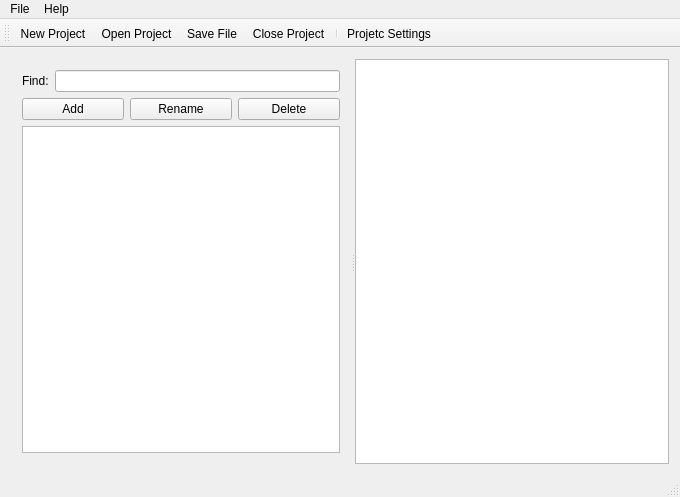
<?xml version="1.0" encoding="UTF-8"?>
<ui version="4.0">
 <class>MainWindow</class>
 <widget class="QMainWindow" name="MainWindow">
  <property name="geometry">
   <rect>
    <x>0</x>
    <y>0</y>
    <width>680</width>
    <height>497</height>
   </rect>
  </property>
  <property name="sizePolicy">
   <sizepolicy hsizetype="Maximum" vsizetype="Maximum">
    <horstretch>0</horstretch>
    <verstretch>0</verstretch>
   </sizepolicy>
  </property>
  <property name="windowTitle">
   <string>Translator</string>
  </property>
  <widget class="QWidget" name="centralWidget">
   <property name="sizePolicy">
    <sizepolicy hsizetype="Preferred" vsizetype="Preferred">
     <horstretch>0</horstretch>
     <verstretch>0</verstretch>
    </sizepolicy>
   </property>
   <property name="autoFillBackground">
    <bool>false</bool>
   </property>
   <layout class="QHBoxLayout" name="horizontalLayout_6">
    <item>
     <widget class="QSplitter" name="keyAndContentSplitter">
      <property name="orientation">
       <enum>Qt::Horizontal</enum>
      </property>
      <widget class="QWidget" name="layoutWidget">
       <layout class="QVBoxLayout" name="keyVLayout">
        <item>
         <layout class="QHBoxLayout" name="keySearchHLayout">
          <item>
           <widget class="QLabel" name="findLabel">
            <property name="sizePolicy">
             <sizepolicy hsizetype="Fixed" vsizetype="Preferred">
              <horstretch>0</horstretch>
              <verstretch>0</verstretch>
             </sizepolicy>
            </property>
            <property name="autoFillBackground">
             <bool>false</bool>
            </property>
            <property name="text">
             <string>Find:</string>
            </property>
            <property name="scaledContents">
             <bool>true</bool>
            </property>
           </widget>
          </item>
          <item>
           <widget class="QLineEdit" name="searchKeyLineEdit">
            <property name="sizePolicy">
             <sizepolicy hsizetype="Preferred" vsizetype="Fixed">
              <horstretch>0</horstretch>
              <verstretch>0</verstretch>
             </sizepolicy>
            </property>
           </widget>
          </item>
         </layout>
        </item>
        <item>
         <layout class="QHBoxLayout" name="keyModifierHLayout">
          <item>
           <widget class="QPushButton" name="addKeyButton">
            <property name="text">
             <string>Add</string>
            </property>
           </widget>
          </item>
          <item>
           <widget class="QPushButton" name="renameKeyButton">
            <property name="text">
             <string>Rename</string>
            </property>
           </widget>
          </item>
          <item>
           <widget class="QPushButton" name="deleteKeyButton">
            <property name="text">
             <string>Delete</string>
            </property>
           </widget>
          </item>
         </layout>
        </item>
        <item>
         <widget class="QListWidget" name="keyListWidget">
          <property name="sizePolicy">
           <sizepolicy hsizetype="Preferred" vsizetype="Expanding">
            <horstretch>0</horstretch>
            <verstretch>0</verstretch>
           </sizepolicy>
          </property>
          <property name="editTriggers">
           <set>QAbstractItemView::DoubleClicked|QAbstractItemView::EditKeyPressed|QAbstractItemView::SelectedClicked</set>
          </property>
          <property name="alternatingRowColors">
           <bool>false</bool>
          </property>
          <property name="selectionMode">
           <enum>QAbstractItemView::ExtendedSelection</enum>
          </property>
         </widget>
        </item>
       </layout>
      </widget>
      <widget class="QSplitter" name="valueAndWebEngineSplitter">
       <property name="sizePolicy">
        <sizepolicy hsizetype="Expanding" vsizetype="Expanding">
         <horstretch>0</horstretch>
         <verstretch>0</verstretch>
        </sizepolicy>
       </property>
       <property name="orientation">
        <enum>Qt::Vertical</enum>
       </property>
       <widget class="QTableWidget" name="valueTableWidget">
        <property name="sizePolicy">
         <sizepolicy hsizetype="Expanding" vsizetype="Expanding">
          <horstretch>0</horstretch>
          <verstretch>0</verstretch>
         </sizepolicy>
        </property>
        <property name="baseSize">
         <size>
          <width>0</width>
          <height>0</height>
         </size>
        </property>
        <property name="wordWrap">
         <bool>true</bool>
        </property>
        <property name="cornerButtonEnabled">
         <bool>true</bool>
        </property>
        <property name="rowCount">
         <number>0</number>
        </property>
        <property name="columnCount">
         <number>0</number>
        </property>
        <attribute name="horizontalHeaderVisible">
         <bool>false</bool>
        </attribute>
        <attribute name="horizontalHeaderCascadingSectionResizes">
         <bool>false</bool>
        </attribute>
        <attribute name="horizontalHeaderHighlightSections">
         <bool>true</bool>
        </attribute>
        <attribute name="horizontalHeaderShowSortIndicator" stdset="0">
         <bool>false</bool>
        </attribute>
        <attribute name="horizontalHeaderStretchLastSection">
         <bool>true</bool>
        </attribute>
        <attribute name="verticalHeaderVisible">
         <bool>false</bool>
        </attribute>
        <attribute name="verticalHeaderCascadingSectionResizes">
         <bool>false</bool>
        </attribute>
        <attribute name="verticalHeaderDefaultSectionSize">
         <number>30</number>
        </attribute>
        <attribute name="verticalHeaderHighlightSections">
         <bool>true</bool>
        </attribute>
        <attribute name="verticalHeaderShowSortIndicator" stdset="0">
         <bool>false</bool>
        </attribute>
        <attribute name="verticalHeaderStretchLastSection">
         <bool>false</bool>
        </attribute>
       </widget>
      </widget>
     </widget>
    </item>
   </layout>
  </widget>
  <widget class="QMenuBar" name="menuBar">
   <property name="geometry">
    <rect>
     <x>0</x>
     <y>0</y>
     <width>680</width>
     <height>21</height>
    </rect>
   </property>
   <widget class="QMenu" name="menuFile">
    <property name="title">
     <string>File</string>
    </property>
    <addaction name="actionNewProject"/>
    <addaction name="actionOpenProject"/>
    <addaction name="actionRecentProject"/>
    <addaction name="separator"/>
    <addaction name="actionSaveProject"/>
    <addaction name="separator"/>
    <addaction name="actionProjectSettings"/>
    <addaction name="actionCloseProject"/>
    <addaction name="separator"/>
    <addaction name="actionQuit"/>
   </widget>
   <widget class="QMenu" name="menuAbout">
    <property name="title">
     <string>Help</string>
    </property>
    <addaction name="actionHowToUseIt"/>
    <addaction name="actionAbout"/>
   </widget>
   <addaction name="menuFile"/>
   <addaction name="menuAbout"/>
  </widget>
  <widget class="QToolBar" name="mainToolBar">
   <attribute name="toolBarArea">
    <enum>TopToolBarArea</enum>
   </attribute>
   <attribute name="toolBarBreak">
    <bool>false</bool>
   </attribute>
   <addaction name="actionNewProject"/>
   <addaction name="actionOpenProject"/>
   <addaction name="actionSaveProject"/>
   <addaction name="actionCloseProject"/>
   <addaction name="separator"/>
   <addaction name="actionProjectSettings"/>
  </widget>
  <widget class="QStatusBar" name="statusBar"/>
  <action name="actionNewProject">
   <property name="icon">
    <iconset resource="resources.qrc">
     <normaloff>:/Icon/new.png</normaloff>:/Icon/new.png</iconset>
   </property>
   <property name="text">
    <string>New Project</string>
   </property>
  </action>
  <action name="actionOpenProject">
   <property name="icon">
    <iconset resource="resources.qrc">
     <normaloff>:/Icon/open.png</normaloff>:/Icon/open.png</iconset>
   </property>
   <property name="text">
    <string>Open Project</string>
   </property>
  </action>
  <action name="actionCloseProject">
   <property name="icon">
    <iconset resource="resources.qrc">
     <normaloff>:/Icon/close.png</normaloff>:/Icon/close.png</iconset>
   </property>
   <property name="text">
    <string>Close Project</string>
   </property>
  </action>
  <action name="actionSaveProject">
   <property name="icon">
    <iconset resource="resources.qrc">
     <normaloff>:/Icon/save.png</normaloff>:/Icon/save.png</iconset>
   </property>
   <property name="text">
    <string>Save File</string>
   </property>
  </action>
  <action name="actionQuit">
   <property name="icon">
    <iconset resource="resources.qrc">
     <normaloff>:/Icon/quit.png</normaloff>:/Icon/quit.png</iconset>
   </property>
   <property name="text">
    <string>Quit</string>
   </property>
  </action>
  <action name="actionRecentProject">
   <property name="icon">
    <iconset resource="resources.qrc">
     <normaloff>:/Icon/recent.png</normaloff>:/Icon/recent.png</iconset>
   </property>
   <property name="text">
    <string>Recent Project</string>
   </property>
  </action>
  <action name="actionProjectSettings">
   <property name="icon">
    <iconset resource="resources.qrc">
     <normaloff>:/Icon/translator.png</normaloff>:/Icon/translator.png</iconset>
   </property>
   <property name="text">
    <string>Projetc Settings</string>
   </property>
   <property name="toolTip">
    <string>Projetc Settings</string>
   </property>
  </action>
  <action name="actionHowToUseIt">
   <property name="text">
    <string>How To Use it</string>
   </property>
  </action>
  <action name="actionAbout">
   <property name="text">
    <string>About</string>
   </property>
  </action>
 </widget>
 <layoutdefault spacing="6" margin="11"/>
 <resources>
  <include location="resources.qrc"/>
 </resources>
 <connections/>
</ui>
